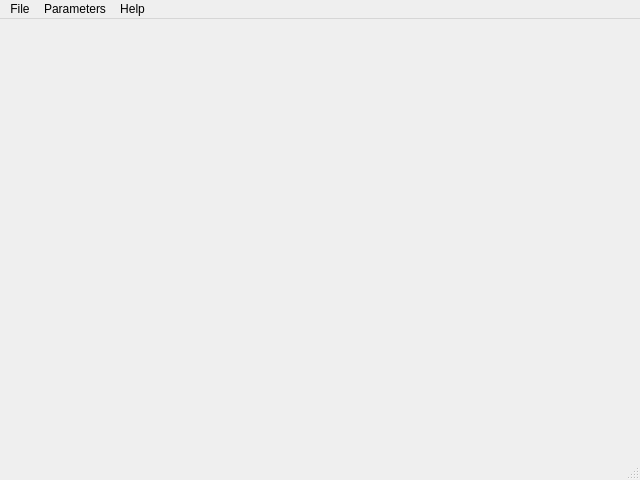
<?xml version="1.0" encoding="UTF-8"?>
<ui version="4.0">
 <class>MainWindow</class>
 <widget class="QMainWindow" name="MainWindow">
  <property name="geometry">
   <rect>
    <x>0</x>
    <y>0</y>
    <width>640</width>
    <height>480</height>
   </rect>
  </property>
  <property name="windowTitle">
   <string>MainWindow</string>
  </property>
  <widget class="QWidget" name="centralwidget"/>
  <widget class="QMenuBar" name="menubar">
   <property name="geometry">
    <rect>
     <x>0</x>
     <y>0</y>
     <width>640</width>
     <height>23</height>
    </rect>
   </property>
   <widget class="QMenu" name="menuFile">
    <property name="title">
     <string>File</string>
    </property>
    <addaction name="actionImport"/>
    <addaction name="separator"/>
    <addaction name="actionQuit_3"/>
   </widget>
   <widget class="QMenu" name="menuParameters">
    <property name="title">
     <string>Parameters</string>
    </property>
    <addaction name="actionGenerate"/>
   </widget>
   <widget class="QMenu" name="menuHelp">
    <property name="title">
     <string>Help</string>
    </property>
    <addaction name="actionAbout"/>
    <addaction name="actionAbout_Qt"/>
   </widget>
   <addaction name="menuFile"/>
   <addaction name="menuParameters"/>
   <addaction name="menuHelp"/>
  </widget>
  <widget class="QStatusBar" name="statusbar"/>
  <action name="actionQuit">
   <property name="text">
    <string>Quit</string>
   </property>
  </action>
  <action name="actionQuit_2">
   <property name="text">
    <string>Quit</string>
   </property>
  </action>
  <action name="actionAbout">
   <property name="text">
    <string>About</string>
   </property>
  </action>
  <action name="actionAbout_Qt">
   <property name="text">
    <string>About Qt</string>
   </property>
  </action>
  <action name="actionGenerate">
   <property name="text">
    <string>Generate</string>
   </property>
  </action>
  <action name="actionImport">
   <property name="text">
    <string>Open</string>
   </property>
  </action>
  <action name="actionQuit_3">
   <property name="text">
    <string>Quit</string>
   </property>
  </action>
 </widget>
 <resources/>
 <connections/>
</ui>
